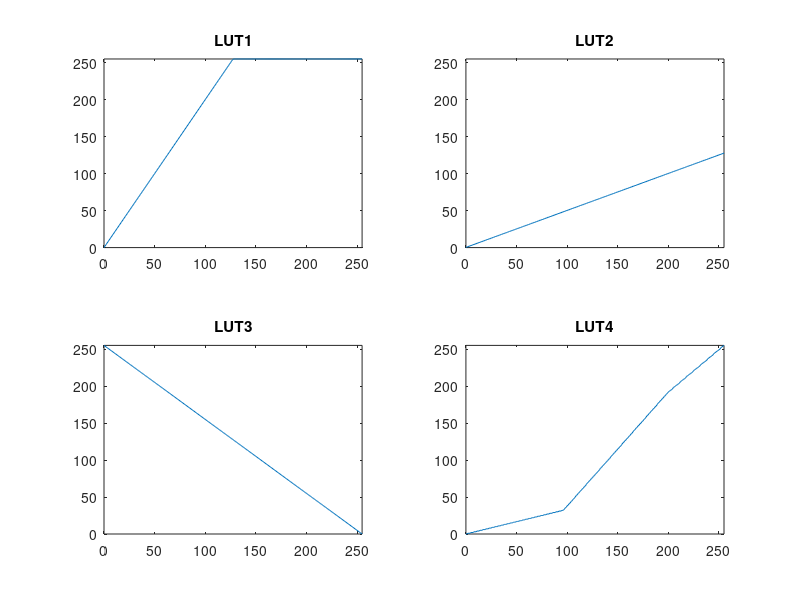

MATLAB code for this plot: (Note: this script raises an error after producing the figure.)
clc, clear, close all













%%
% 1. Histogram Stretching

% 1) 제시된 LUT을 생성하시오. (모든 LUT는 uint8의 형태로 저장하시오.)
xval = uint8([0:255]);
LUT1 = immultiply(xval,2);
LUT2 = imdivide(xval,2);
LUT3 = imcomplement(xval);
LUT4 = [immultiply(xval(1:97),32/96) imadjust(xval(98:201),[97/255,200/255],[33/255,192/255]) imadjust(xval(202:256),[201/255,255/255],[193/255,255/255])];

% 2) 생성한 LUT 4개를 하나의 figure에 출력하시오.
figure;
subplot(2,2,1); plot(xval,LUT1); axis([0 255 0 255]); title("LUT1");
subplot(2,2,2); plot(xval,LUT2); axis([0 255 0 255]); title("LUT2");
subplot(2,2,3); plot(xval,LUT3); axis([0 255 0 255]); title("LUT3");
subplot(2,2,4); plot(xval,LUT4); axis([0 255 0 255]); title("LUT4");
sgtitle("1-2 LUT"); 

% 3) 생성한 LUT을 이용해서 영상을 변환하시오.
%     (a) 함수 c = Image_Adjust_LUT(a,b)를 만드시오.   
%     (b) 영상 'x-ray.png'를 읽어서 matrix x에 저장하시오.
x = imread('Week04/x-ray.png');
%     (c) 생성한 함수 Image_Adjust_LUT를 이용해서 변환된 이미지를 얻으시오.
x1 = Image_Adjust_LUT(x,LUT1);
x2 = Image_Adjust_LUT(x,LUT2);
x3 = Image_Adjust_LUT(x,LUT3);
x4 = Image_Adjust_LUT(x,LUT4);
%     (d) 변수 x1 ~ x4를 하나의 figure에 출력하시오.
figure;
subplot(2,2,1); imshow(x1,[]); title('x1');
subplot(2,2,2); imshow(x2,[]); title('x2');
subplot(2,2,3); imshow(x3,[]); title('x3');
subplot(2,2,4); imshow(x4,[]); title('x4');
sgtitle("1-3-d LUT로 영상 변환")
 
% 2. Histogram Equalization
%     1) 다음 코드를 실행하시오.
figure;
subplot(1,3,1); imshow(x2); title('x2');
subplot(1,3,2); imshow(x2,[]); title('x2,[]');
%     2) HE를 수행하는 함수 hequal()을 직접 작성하시오. (imhist())
%     3) 
[x2_changed, cdfx2] = hequal(x2);
subplot(1,3,3); imshow(x2_changed); title('x2 changed');
sgtitle("2-3")
% 왼쪽 x2는 원본 이미지이며, 어두운 이미지임을 확인할 수 있다.
% 가운데 x2, []는 원본 이미지를 이미지의 "픽셀 값 범위에 따라 디스플레이를 스케일링하여 회색조 이미지"를 표시한 것이다. 원본
% 이미지는 0부터 255보다 작은 값의 최댓값을 가졌었는데, []를 통해 최댓값을 255로 표시하게 하였으므로 x2보다 밝게 보인다.
% (imshow는 [min(I(:)) max(I(:))]를 표시 범위로 사용합니다. imshow는 I의 최솟값을 검은색으로 표시하고,
% 최댓값을 흰색으로 표시합니다.)
% 오른쪽 x2 changed는 x2 이미지에 대해서 Histogram equalization을 수행한 이미지이다. x2,
% []이미지에 비해 모든 픽셀값이 골고루 분포하게 된 것을 확인할 수 있다.
% 아래 코드를 통해, x2와 x2 changed의 histogram을 통해 그 사실을 확인할 수 있다.
figure;
subplot(1,2,1); plot(xval,imhist(x2)); title('histogram of x2'); axis tight;
subplot(1,2,2); plot(xval,imhist(x2_changed)); title('histogram of x2 changed'); axis tight;
sgtitle('(문제에 포함된 그림 아니고 그냥 띄워놓은 figure입니다!) histogram 비교');

%% 3. Histogram Specification
%     1)
x_ray2 = imread('Week04/x_ray2.png');
%     2)
x_ray_HE = histeq(x_ray2);
%     3) 
figure;
subplot(1,2,1); imshow(x_ray2); title('xray2');
subplot(1,2,2); imshow(x_ray_HE); title('xrayHE');
sgtitle('3-3 Display the varialbe xray2 and xrayHE');
%     4)
load('Week04/hist_desired.mat');
%     5)
hist_xray2 = imhist(x_ray2);
%     6)
cdf_desired = zeros(size(hist_desired)); % G(u)
cdf_input = zeros(size(hist_xray2));     % T(r)
for idx = 1:256
    cdf_desired(idx:end) = cdf_desired(idx:end) + hist_desired(idx);
    cdf_input(idx:end) = cdf_input(idx:end) + hist_xray2(idx);
end
cdf_desired = uint8((cdf_desired/cdf_desired(end))*255);
cdf_input = uint8((cdf_input/cdf_input(end))*255);
%     7)
LUT = uint8(zeros(size(cdf_desired)));
for r = 1:256
    s = cdf_input(r);
    us = find(cdf_desired == s);
    u = us(1);
    LUT(r) = u;
end
%     8)
x_ray_HS = Image_Adjust_LUT(x_ray2,LUT);

%     9)
figure;
subplot(1,2,1); imshow(x_ray_HE); title('x ray HE');
subplot(1,2,2); imshow(x_ray_HS); title('x ray HS');
% HE를 수행한 것은 원본 이미지보다 밝아지긴 했으나, histogram을 고려하지 않아서 너무 전체적으로 밝아보임. HS를
% 수행함으로써, 원하는 cdf 모양으로 이미지를 만들어 줌으로써, x ray 이미지에서 봐야하는 뼈 이미지를 보기에 훨씬 낫게
% 만들어진 것으로 보인다. (필요없는 배경은 검정색으로 만들면서도 나머지 손 부위에 대해서만 다양한 밝기를 포함)